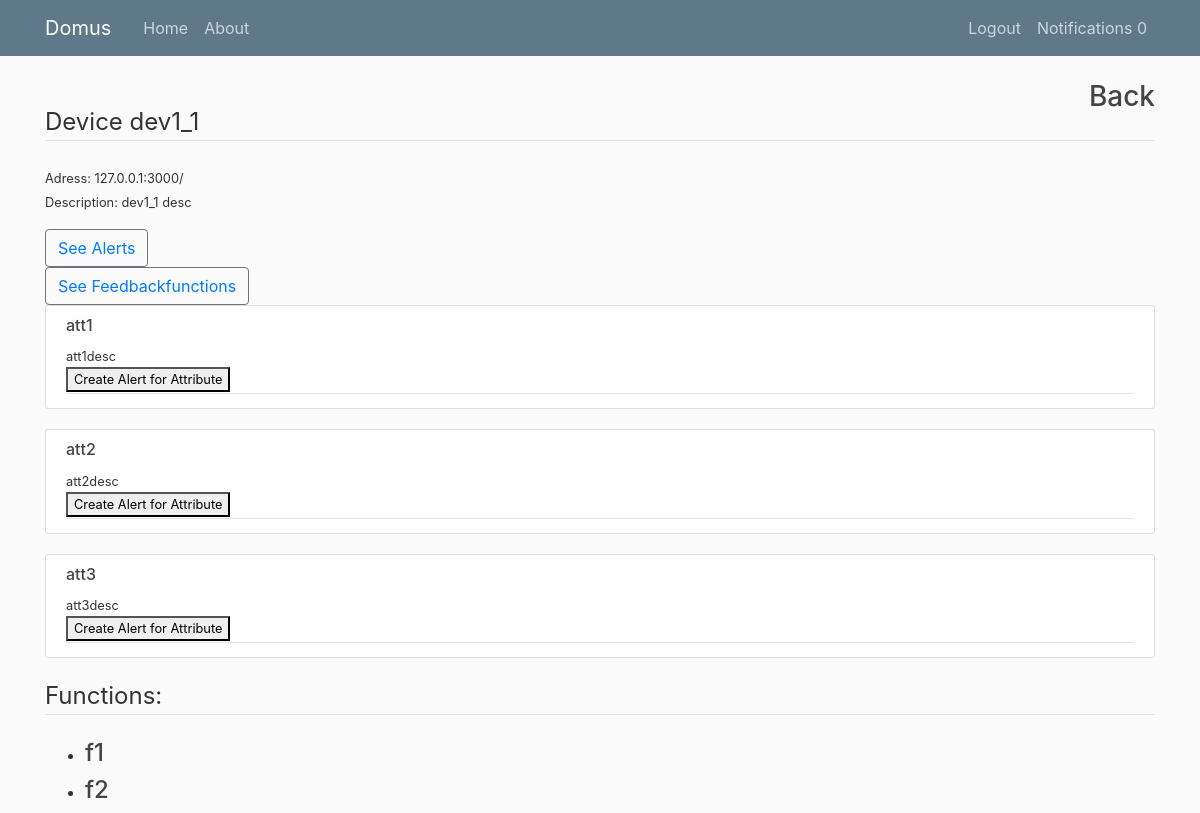
Before: /category/24/device/41 (signed in) with the older database file.
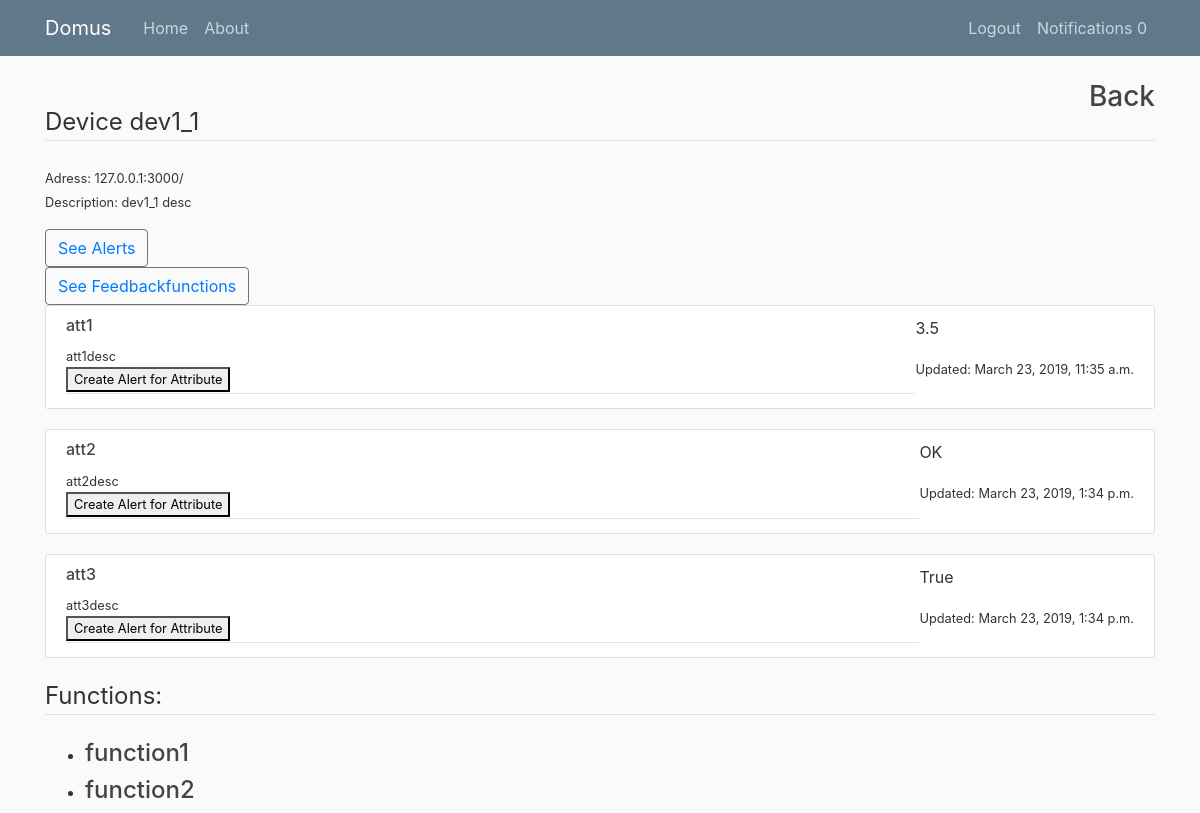
After: the same page with the newer database file.
### devices/models.py (models this page shows, shortened)
class UserProfile(models.Model):
    user = models.OneToOneField(User,on_delete=models.CASCADE)
    unreaded_notifications = models.IntegerField()

class Device(models.Model):
    deviceID = models.CharField(max_length=50, unique = True)
    Devtype = models.ForeignKey(DeviceType,on_delete=models.CASCADE)
    name = models.CharField(max_length=50)
    description = models.CharField(max_length=250)
    ip_adress = models.CharField(max_length=15)
    port = models.IntegerField()
    path = models.CharField(max_length = 100, default = '/')

class StateAttribute(models.Model):
    name = models.CharField(max_length=30)
    description = models.CharField(max_length=250)
    devType = models.ForeignKey(DeviceType,on_delete= models.CASCADE)
    data_type = models.CharField(
        max_length=1,
        choices=DATA_CHOICES,
        default=STRING,
    )

class Function(models.Model):
    name = models.CharField(max_length=30)
    description = models.CharField(max_length=250)
    devType = models.ForeignKey(DeviceType,on_delete=models.CASCADE)

class StateAttributeRecord(models.Model):
    device = models.ForeignKey(Device,on_delete=models.CASCADE)
    attribute = models.ForeignKey(StateAttribute,on_delete=models.CASCADE)
    value = models.CharField(max_length=50)
    date_received = models.DateTimeField(default=timezone.now)

### devices/views.py (the view)
# urls.py: path('category/<int:catpk>/device/<int:pk>', DeviceView.as_view(), name = "device"),
class DeviceView(LoginRequiredMixin,UserPassesTestMixin,ListView):
    model = StateAttribute
    template_name = 'devices/device.html'
    context_object_name = 'stateatt'
    def get_queryset(self):
       dev = get_object_or_404(Device, id=self.kwargs.get('pk'))
       return StateAttribute.objects.filter(devType = dev.Devtype).order_by('name')
    def test_func(self):
        dev = get_object_or_404(Device, id=self.kwargs.get('pk'))
        cat = get_object_or_404(Category, id=self.kwargs.get('catpk'), devices=dev)
        if(cat.owner == self.request.user):
            return True
        return False
    def get_context_data(self, **kwargs):
        context = super().get_context_data(**kwargs)
        cat = get_object_or_404(Category, id=self.kwargs.get('catpk'))
        context['cat'] = cat
        dev = get_object_or_404(Device, id=self.kwargs.get('pk'))
        context['dev'] = dev
        functions = Function.objects.filter(devType = dev.Devtype).order_by('name')
        context['functions'] = functions
        stateatt = StateAttribute.objects.filter(devType = dev.Devtype).order_by('name')
        values = []
        for st in stateatt:
            values.append( StateAttributeRecord.objects.filter(device=dev,attribute=st).order_by('-date_received').first())
        print(values)
        context['values'] = values
        return context

### devices/templates/devices/device.html
{% extends "devices/paginable.html" %}
{% block content %}
    <div class="float-right"> <a href="{% url 'category' cat.id %}"><h3>Back</h3></a></div></br>
    <legend class="border-bottom mb-4">Device {{ dev.name }} </legend>
    <small>Adress: {{ dev.ip_adress }}:{{ dev.port }}{{ dev.path }}</small>
    <p><small>Description: {{ dev.description }}</small></p>
    <div><button class="btn btn-outline-secondary"><a href="{% url 'alerts' cat.id dev.id %}">See Alerts</a> </button></div>
    <div><button class="btn btn-outline-secondary"><a href="{% url 'feedbackfunctions' cat.id dev.id %}">See Feedbackfunctions</a> </button></div>
    {% for att in stateatt %}
        <article class="media content-section">
            <div class="media-body" class=".col-md-6">
                <div class="article-metadata">
                    <h6>{{ att.name }}</h6>
                    <small>{{ att.description }}
                    <div><a href="{% url 'newalert' cat.id dev.id att.id%}"><button>Create Alert for Attribute</button></a></div></small>
                </div>
            </div>
            <div class=".col-md-6">
            {% for val in values %}
                {% if val.attribute == att %}
                    <p>{{ val.value }}</p>
                    <small>Updated: {{ val.date_received }}</small>
                {% endif %}
            {% endfor %}
            </div>
        </article>
    {% endfor %}
    <legend class="border-bottom mb-4">Functions:</legend>
    <ul>
    {% for fun in functions %}
        <li><a href="{% url 'function' cat.id dev.id fun.id%}" ><h4>{{ fun.name }} </h4> </a></li>
    {% endfor %}
    </ul>
{% endblock content %}

### devices/templates/devices/paginable.html (shortened to what this page needs)
{% extends "devices/base.html" %}

### devices/templates/devices/base.html (shortened to what this page needs)
{% load static %}
<!DOCTYPE html>
<html>
    <head>
        <link rel="stylesheet" href="https://maxcdn.bootstrapcdn.com/bootstrap/4.0.0/css/bootstrap.min.css">
        <link rel="stylesheet" type="text/css" href="{% static 'devices/main.css' %} ">
    </head>
    <body>
        <header class="site-header">
            <nav class="navbar navbar-expand-md navbar-dark bg-steel fixed-top">
                <div class="container">
                    <a class="navbar-brand mr-4" href="{% url 'home' %}">Domus</a>
                    <div class="collapse navbar-collapse" id="navbarToggle">
                        <div class="navbar-nav mr-auto">
                        <a class="nav-item nav-link" href="{% url 'home' %}">Home</a>
                        <a class="nav-item nav-link" href="{% url 'about-page' %}">About</a>
                        </div>
                        <div class="navbar-nav">
                        {% if user.is_authenticated %}
                        <a class="nav-item nav-link" href="{% url 'logout' %}">Logout</a>
                        <a class="nav-item nav-link" href="{% url 'notifications' %}">Notifications {{ user.userprofile.unreaded_notifications }}</a>
                        {% else %}
                        <a class="nav-item nav-link" href="{% url 'login' %}">Login</a>
                        <a class="nav-item nav-link" href="{% url 'register' %}">Register</a>
                        {% endif %}
                        </div>
                    </div>
                </div>
            </nav>
        </header>
        <main role="main" class="container">
        <div class="row">
            <div class="col-md-12">
            {% block content %}{% endblock %}
            </div>
        </div>
        </main>
    </body>
</html>

### devices/static/devices/main.css (style rules this page uses)
body { background: #fafafa; color: #333333; margin-top: 5rem; }
h1, h2, h3, h4, h5, h6 { color: #444444; }
ul { margin: 0; }
.bg-steel { background-color: #5f788a; }
.site-header .navbar-nav .nav-link { color: #cbd5db; }
.content-section { background: #ffffff; padding: 10px 20px; border: 1px solid #dddddd; border-radius: 3px; margin-bottom: 20px; }
.article-metadata { padding-bottom: 1px; margin-bottom: 4px; border-bottom: 1px solid #e3e3e3 }

Changed rows visible on the page:
added StateAttributeRecord: value "3.5", date_received "March 23, 2019, 11:35 a.m.", shown under StateAttribute "att1"
added StateAttributeRecord: value "OK", date_received "March 23, 2019, 1:34 p.m.", shown under StateAttribute "att2"
added StateAttributeRecord: value "True", date_received "March 23, 2019, 1:34 p.m.", shown under StateAttribute "att3"
changed Function: name "f1" → "function1"
changed Function: name "f2" → "function2"
